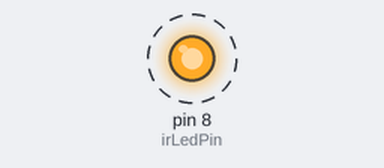
A sketch run on a simulated Arduino Uno, built with avr-gcc and run on an emulated ATmega328P. On the bench: output pins drawn as LEDs (lit = HIGH). Dashed ring = blinking. What the sketch prints to the serial monitor is not drawn.

Above: at 0.05 s.
Timing chart, 0 to 3.0 s (numbered marks = the images above):
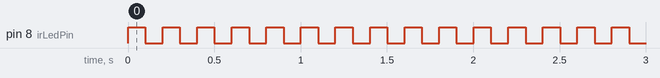

The sketch:

prog5b.ino
```cpp
const int irLedPin = 8;

void setup() {
  Serial.begin(9600);
  pinMode(irLedPin, OUTPUT);
}

void loop() {
  digitalWrite(irLedPin, HIGH);
  Serial.println("EMITTED");
  delay(100);

  digitalWrite(irLedPin, LOW);
  Serial.println("NOT EMITTED");
  delay(100);
} 
```

Measured:
- by itself, pin 8 (irLedPin): alternates HIGH for 0.10 s and LOW for 0.10 s
